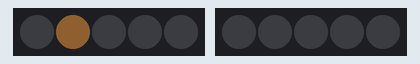
A sketch run on a simulated Arduino Mega 2560, built with avr-gcc and run on an emulated ATmega2560. Shown: 2 × 5 RGB LEDs in strip order, left to right. Dim RGB values are drawn brighter than linear; the strip is taken to match the declared colour order.

Above: at 0.15 s.
At 0.6 s:
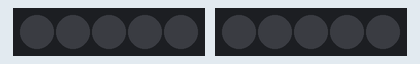
Timing chart, 0 to 128.1 s (numbered marks = the images above):
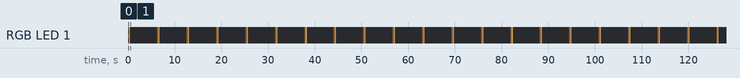

Measured:
- by itself, RGB LED 1: repeats every 6.3 s: RGB(93, 70, 37) 0.23 s, off 5.8 s, RGB(15, 10, 5) 0.30 s
- by itself, everything shown: repeats every 6.3 s, in 3 steps

The sketch:

fuction_grapher.ino
```cpp
 /* Samuel McHugh
  * This program takes a desired resolution, a set of (time,rgb_value) points, and a period.
  * This program then displays a time-history-dependent blink based on those parameters.
  * 7/5/2016
  */

#include <Adafruit_NeoPixel.h>
#include <Math.h>
#ifdef __AVR__
  #include <avr/power.h>
#endif

#define NS1PIN 24
#define NS2PIN 30
#define WAIT 10   //resolution time
#define PERIOD 6000
#define LENGTH 6 //size of endpoint array

Adafruit_NeoPixel neostr1 = Adafruit_NeoPixel(5, NS1PIN, NEO_RGB + NEO_KHZ800);
Adafruit_NeoPixel neostr2 = Adafruit_NeoPixel(5, NS2PIN, NEO_RGB + NEO_KHZ800);


unsigned long count = 0;
float time_values  [LENGTH] = {0,100,200,300,400,500}; //first x should always be 0
float r_values     [LENGTH] = {0,150,255,75,75,0};     //first and last y should always be 0
float p_time_values[LENGTH] = {50,150,250,350,450,550};
float g_values     [LENGTH] = {0,100,255,50,40,0};
float b_values     [LENGTH] = {0,50,100,30,0,0};

void setup() {
   neostr1.begin();
   neostr1.show(); // Initialize all pixels to 'off'
   neostr2.begin();
   neostr2.show(); // Initialize all pixels to 'off'

   //Debug
   Serial.begin(9600);
}

void loop() {
  count++;
  unsigned long time_elaps = count*WAIT;

  float interpolated_r = component_generator(time_values, r_values, time_elaps % PERIOD);
  float interpolated_g = component_generator(time_values, g_values, time_elaps % PERIOD);
  float interpolated_b = component_generator(time_values, b_values, time_elaps % PERIOD);

  display_LED(interpolated_r,interpolated_g,interpolated_b);
  neostr1.show();
  delay(WAIT);
}

//calculates the interpolated y based on the parameters set by the given endpoint lists
float component_generator(float x[], float y[], float used_x){
  for (int i = 1; i < LENGTH; i++) {
    if (x[i] >= used_x) {
      return ( ( ((y[i]-y[i-1]) / (x[i]-x[i-1])) * (used_x - x[i-1]) ) + y[i-1]); //slope*x + y-intercept
    } else if (used_x > x[LENGTH-1]) {
      return 0; //if we've exceeded our endpoints return the rgb-value as 0
    }
  }
}

void display_LED(float r_value, float g_value, float b_value){
  neostr1.setPixelColor(1,r_value,g_value,b_value);
}
```
